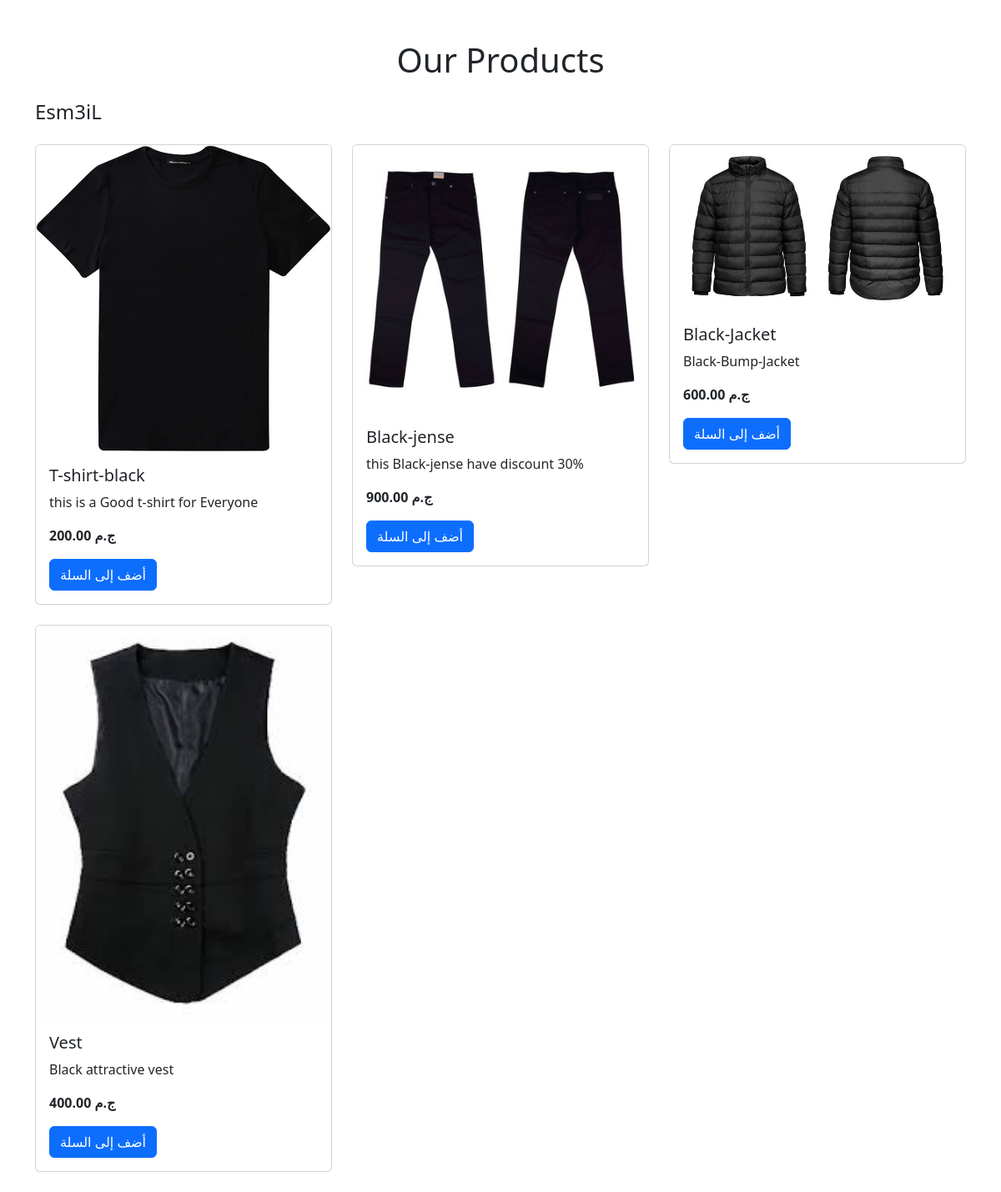
Screenshot of /products/ with the database file from the repository.
### store/models.py (models this page shows, shortened)
class Product(models.Model):
    name = models.CharField(max_length=255)
    price = models.DecimalField(max_digits=10, decimal_places=2)
    stock=models.ImageField()
    description = models.TextField()
    image = models.ImageField(
        upload_to="products/")

### store/views.py (the view)
# urls.py: path('products/', product_list, name='product_list'),
def product_list(request):
    products = Product.objects.all()
    return render(request, 'store/product_list.html', {'products': products})

### store/templates/store/product_list.html (shortened to what this page needs)
<!DOCTYPE html>
<html lang="ar">
<head>
    <link href="https://cdn.jsdelivr.net/npm/bootstrap@5.3.0/dist/css/bootstrap.min.css" rel="stylesheet">
</head>
<body>
    <div class="container mt-5">
        <h1 class="text-center mb-4">Our Products  </h1>
        <h4 class="text-left mb-4" > Esm3iL </h4>
        <div class="row">
            {% for product in products %}
                <div class="col-md-4 mb-4">
                    <div class="card">
                        <img src="{{ product.image.url }}" class="card-img-top" alt="{{ product.name }}">
                        <div class="card-body">
                            <h5 class="card-title">{{ product.name }}</h5>
                            <p class="card-text">{{ product.description }}</p>
                            <p class="card-text"><strong>{{ product.price }} ج.م</strong></p>
                            <a href="#" class="btn btn-primary">أضف إلى السلة</a>
                        </div>
                    </div>
                </div>
            {% empty %}
                <p class="text-center">لا يوجد منتجات حالياً.</p>
            {% endfor %}
        </div>
    </div>
</body>
</html>

### rows the page displays
Product: image (picture), name "T-shirt-black", description "this is a Good t-shirt for Everyone", price "200.00"
Product: image (picture), name "Black-jense", description "this Black-jense have discount 30%", price "900.00"
Product: image (picture), name "Black-Jacket", description "Black-Bump-Jacket", price "600.00"
Product: image (picture), name "Vest", description "Black attractive vest", price "400.00"
